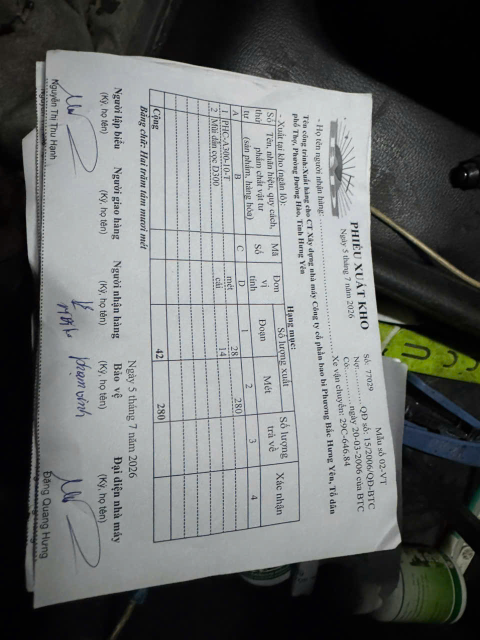
#> input picture safefleet_ai/benchmarks/ocr/fixtures/phieutest.jpg, 960 x 1280 px (shown at 1/2 size)
$ python run_mobile_sim.py ../fixtures/phieutest.jpg
#> lines starting #> are read from the running program, lines starting #| are printed output that depends on the picture; after the words box and inside, x2 and y2 are one past the last pixel; in counts of white or black regions, pixels touching at a corner belong together
### safefleet_ai/service/ocr/pipeline/common.py
from __future__ import annotations

import re
import unicodedata
from dataclasses import dataclass

import cv2
import numpy as np


@dataclass(frozen=True)
class OcrLine:
    text: str
    left: int
    top: int
    right: int
    bottom: int
    confidence: float

    @property
    def height(self) -> int:
        return max(1, self.bottom - self.top)


# [4 lines left out: function fold, not called in this run]


def order_points(points: np.ndarray) -> np.ndarray:
    points = points.astype("float32")
    result = np.zeros((4, 2), dtype="float32")
    sums = points.sum(axis=1)
    differences = np.diff(points, axis=1).reshape(-1)
    result[0] = points[np.argmin(sums)]
    result[2] = points[np.argmax(sums)]
    result[1] = points[np.argmin(differences)]
    result[3] = points[np.argmax(differences)]
    return result


def warp_document(image: np.ndarray) -> np.ndarray:
    """Detect the sheet generically and rectify it without knowing its contents."""
    height, width = image.shape[:2]
    scale = min(1.0, 1400.0 / max(height, width))
    preview = cv2.resize(image, None, fx=scale, fy=scale, interpolation=cv2.INTER_AREA)
    gray = cv2.cvtColor(preview, cv2.COLOR_BGR2GRAY)
    gray = cv2.GaussianBlur(gray, (5, 5), 0)
    # Ngưỡng tương đối thấp giữ lại cả mép giấy bị bóng tối. Các nếp gấp có
    # thể làm contour có hơn bốn đỉnh, nên tăng epsilon dần để lấy tứ giác.
    _, bright = cv2.threshold(gray, 105, 255, cv2.THRESH_BINARY)
    kernel = cv2.getStructuringElement(cv2.MORPH_RECT, (19, 19))
    mask = cv2.morphologyEx(bright, cv2.MORPH_CLOSE, kernel, iterations=2)
    contours, _ = cv2.findContours(mask, cv2.RETR_EXTERNAL, cv2.CHAIN_APPROX_SIMPLE)
    if not contours:
        return image
    candidates = sorted(contours, key=cv2.contourArea, reverse=True)
    page = next(
        (contour for contour in candidates if cv2.contourArea(contour) > preview.size * 0.035),
        candidates[0],
    )
    perimeter = cv2.arcLength(page, True)
    polygon = None
    for epsilon in (0.02, 0.03, 0.04, 0.045, 0.05, 0.06):
        candidate = cv2.approxPolyDP(page, epsilon * perimeter, True)
        if len(candidate) == 4:
            polygon = candidate
            break
    if polygon is None:
        polygon = cv2.approxPolyDP(page, 0.025 * perimeter, True)
    if len(polygon) == 4:
        points = polygon.reshape(4, 2).astype("float32") / scale
    else:
        rectangle = cv2.minAreaRect(page)
        points = cv2.boxPoints(rectangle).astype("float32") / scale

    top_left, top_right, bottom_right, bottom_left = order_points(points)
    target_width = int(
        max(np.linalg.norm(bottom_right - bottom_left), np.linalg.norm(top_right - top_left))
    )
    target_height = int(
        max(np.linalg.norm(top_right - bottom_right), np.linalg.norm(top_left - bottom_left))
    )
    if target_width < width * 0.35 or target_height < height * 0.35:
        return image
    destination = np.array(
        [[0, 0], [target_width - 1, 0], [target_width - 1, target_height - 1], [0, target_height - 1]],
        dtype="float32",
    )
    matrix = cv2.getPerspectiveTransform(
        np.array([top_left, top_right, bottom_right, bottom_left], dtype="float32"),
        destination,
    )
    return cv2.warpPerspective(
        image,
        matrix,
        (target_width, target_height),
        flags=cv2.INTER_CUBIC,
        borderMode=cv2.BORDER_REPLICATE,
    )


def enhance_for_ocr(image: np.ndarray, upscale: float = 2.0) -> np.ndarray:
    gray = cv2.cvtColor(image, cv2.COLOR_BGR2GRAY)
    background = cv2.GaussianBlur(gray, (0, 0), sigmaX=19, sigmaY=19)
    normalized = cv2.divide(gray, background, scale=245)
    normalized = cv2.createCLAHE(clipLimit=1.7, tileGridSize=(8, 8)).apply(normalized)
    if upscale != 1:
        normalized = cv2.resize(
            normalized, None, fx=upscale, fy=upscale, interpolation=cv2.INTER_CUBIC
        )
    return cv2.fastNlMeansDenoising(normalized, None, 7, 7, 21)


def rotate_right_angle(image: np.ndarray, angle: int) -> np.ndarray:
    return {
        0: image,
        90: cv2.rotate(image, cv2.ROTATE_90_CLOCKWISE),
        180: cv2.rotate(image, cv2.ROTATE_180),
        270: cv2.rotate(image, cv2.ROTATE_90_COUNTERCLOCKWISE),
    }[angle]

### safefleet_ai/service/ocr/pipeline/run_tesseract.py
from __future__ import annotations

import argparse
import json
import os
import re
import shutil
import time
from collections import defaultdict
from pathlib import Path

import cv2
import pytesseract
from pytesseract import Output

try:
    from .common import OcrLine, enhance_for_ocr, fold, rotate_right_angle, warp_document
except ImportError:
    from common import OcrLine, enhance_for_ocr, fold, rotate_right_angle, warp_document


AI_ROOT = Path(__file__).resolve().parents[3]
ROOT = AI_ROOT
MODEL_ROOT = Path(os.getenv("OCR_MODEL_DIR", str(AI_ROOT / "models" / "ocr")))
DEFAULT_TESSERACT = Path(
    os.getenv(
        "TESSERACT_CMD",
        shutil.which("tesseract") or r"C:\Program Files\Tesseract-OCR\tesseract.exe",
    )
)
DEFAULT_TESSDATA = MODEL_ROOT / "tessdata_best"


# [13 lines left out: function similarity, not called in this run]


def tesseract_config(tessdata: Path, psm: int) -> str:
    os.environ["TESSDATA_PREFIX"] = str(tessdata.resolve())
    return f'--oem 1 --psm {psm} -c preserve_interword_spaces=1'


def lines_from_data(image, tessdata: Path, psm: int = 11) -> list[OcrLine]:
    data = pytesseract.image_to_data(
        image,
        lang="vie+eng",
        config=tesseract_config(tessdata, psm),
        output_type=Output.DICT,
    )
    groups: dict[tuple[int, int, int], list[int]] = defaultdict(list)
    for index, text in enumerate(data["text"]):
        if text.strip():
            groups[(data["block_num"][index], data["par_num"][index], data["line_num"][index])].append(index)
    lines: list[OcrLine] = []
    for indexes in groups.values():
        indexes.sort(key=lambda index: data["left"][index])
        text = " ".join(data["text"][index].strip() for index in indexes)
        left = min(data["left"][index] for index in indexes)
        top = min(data["top"][index] for index in indexes)
        right = max(data["left"][index] + data["width"][index] for index in indexes)
        bottom = max(data["top"][index] + data["height"][index] for index in indexes)
        confidences = [float(data["conf"][index]) for index in indexes if float(data["conf"][index]) >= 0]
        lines.append(OcrLine(text, left, top, right, bottom, sum(confidences) / max(1, len(confidences))))
    return sorted(lines, key=lambda line: (line.top, line.left))


# [6 lines left out: function orientation_score, not called in this run]


def choose_orientation(image, tessdata: Path):
    scored = []
    for angle in (0, 90, 180, 270):
        candidate = rotate_right_angle(image, angle)
        preview = enhance_for_ocr(candidate, upscale=1.25)
        lines = lines_from_data(preview, tessdata, psm=11)
        scored.append((orientation_score(lines), angle, candidate, lines))
    return max(scored, key=lambda item: item[0])


# [85 lines left out: functions strip_project_label, project_anchor_score, extract_project, run, main, not called in this run]


# [2 lines that do not run on import are left out]

### safefleet_ai/benchmarks/ocr/mobile_simulation/run_mobile_sim.py
from __future__ import annotations

import argparse
import json
import os
import sys
import time
from pathlib import Path

import cv2
import pytesseract


ROOT = Path(__file__).resolve().parents[1]
SERVER = ROOT / "server"
sys.path.insert(0, str(SERVER))

from common import enhance_for_ocr, warp_document  # noqa: E402
from run_tesseract import choose_orientation, extract_project, lines_from_data  # noqa: E402


DEFAULT_TESSERACT = Path(r"C:\Program Files\Tesseract-OCR\tesseract.exe")
DEFAULT_TESSDATA = ROOT / "models" / "tessdata_fast"


def run(image_path: Path, output_path: Path, tessdata: Path) -> dict:
    started = time.perf_counter()
    source = cv2.imread(str(image_path))
    if source is None:
        raise FileNotFoundError(image_path)
    height, width = source.shape[:2]
    scale = min(1.0, 1280 / max(height, width))
    if scale < 1:
        source = cv2.resize(source, None, fx=scale, fy=scale, interpolation=cv2.INTER_AREA)

    # Mô phỏng ngân sách mobile: model fast, ảnh giới hạn 1280 px, chỉ một
    # lượt OCR cuối và tăng cường nhẹ; không dùng VietOCR hoặc ensemble theo dòng.
    page = warp_document(source)
    _, orientation, oriented, _ = choose_orientation(page, tessdata)
    prepared = enhance_for_ocr(oriented, upscale=1.25)
    lines = lines_from_data(prepared, tessdata, psm=11)
    payload = {
        "engine": "mobile_simulation_tesseract_fast_vie_eng",
        "simulation": True,
        "limitations": [
            "Không phải phép đo Google ML Kit thật",
            "Giới hạn cạnh dài 1280 px",
            "Không có VietOCR và dewarp riêng từng dòng",
        ],
        "elapsed_ms": round((time.perf_counter() - started) * 1000),
        "orientation_degrees": orientation,
        "fields": {"project_address": extract_project(lines)},
        "raw_lines": [line.__dict__ for line in lines],
    }
    output_path.parent.mkdir(parents=True, exist_ok=True)
    output_path.write_text(json.dumps(payload, ensure_ascii=False, indent=2) + "\n", encoding="utf-8")
    return payload


def main() -> int:
    parser = argparse.ArgumentParser()
    parser.add_argument("image", type=Path)
    parser.add_argument("--output", type=Path, default=ROOT / "results" / "mobile_simulation.json")
    parser.add_argument("--tesseract", type=Path, default=DEFAULT_TESSERACT)
    parser.add_argument("--tessdata", type=Path, default=DEFAULT_TESSDATA)
    args = parser.parse_args()
    pytesseract.pytesseract.tesseract_cmd = str(args.tesseract)
    os.environ["TESSDATA_PREFIX"] = str(args.tessdata.resolve())
    print(json.dumps(run(args.image, args.output, args.tessdata), ensure_ascii=False, indent=2))
#> in run, source is the input picture: shape (1280, 960, 3); mean B, G, R 110, 110.7, 107.7
#> in warp_document, `gray = cv2.cvtColor(preview, cv2.COLOR_BGR2GRAY)`:
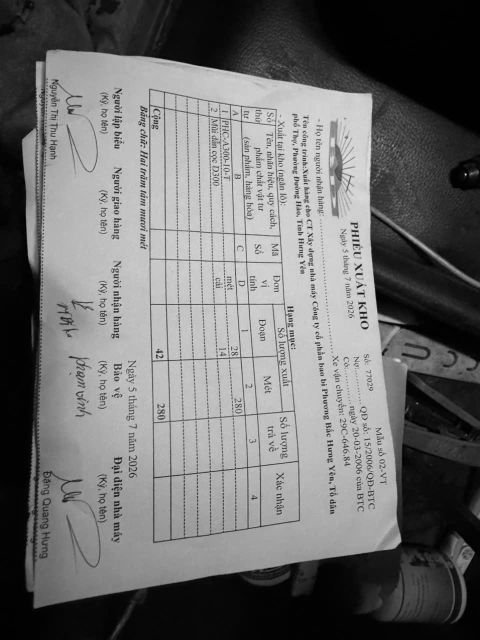
#> gray: shape (1280, 960) (shown at 1/2 size); min 0, max 245, mean 109.8
#> in warp_document, `_, bright = cv2.threshold(gray, 105, 255, cv2.THRESH_BINARY)`:
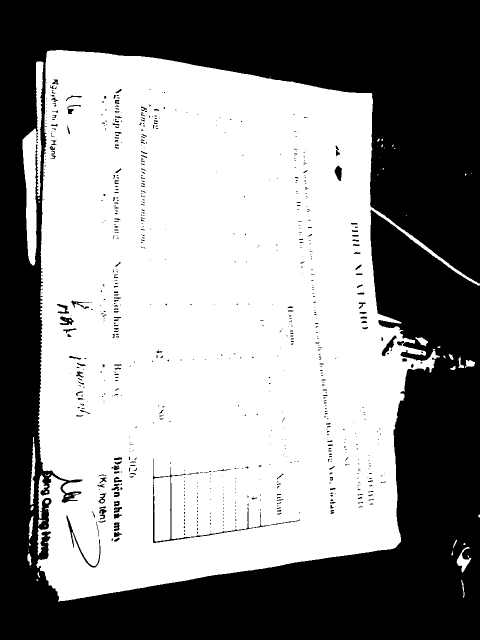
#> bright: shape (1280, 960) (shown at 1/2 size); 56.5% white; 750 black regions (619 under 20 px), largest, box (x1, y1, x2, y2) and area: (0, 0, 960, 1280) 522394, (306, 917, 541, 1086) 1331, (133, 1031, 201, 1135) 583
#> in warp_document, `mask = cv2.morphologyEx(bright, cv2.MORPH_CLOSE, kernel, iterations=2)`:
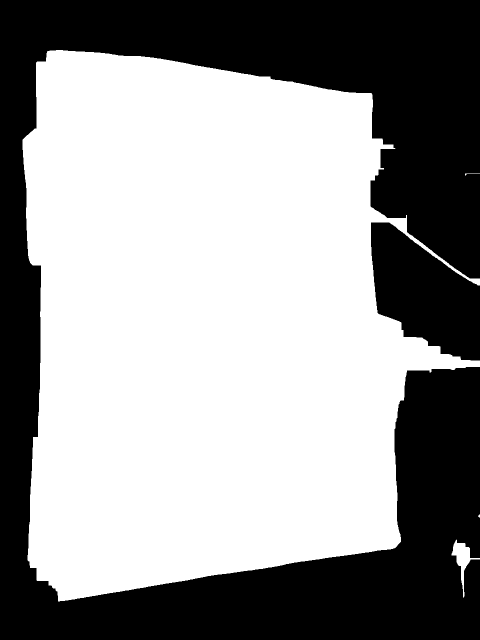
#> mask: shape (1280, 960) (shown at 1/2 size); 59.1% white; 2 black regions
#> in warp_document, `contours, _ = cv2.findContours(mask, cv2.RETR_EXTERNAL, cv2.CHAIN_APPR..`: contours = 4 contours, 2 with area under 20; largest, box (x1, y1, x2, y2) and area: (45, 100, 960, 1203) 721896, (903, 1079, 960, 1196) 1540
#> in warp_document, `candidates = sorted(contours, key=cv2.contourArea, reverse=True)`: candidates has the same summary as contours
#> in warp_document, `page = next( (contour for contour in candidates if cv2.contourArea(con..`: page = contour of 927 points, box (x1, y1, x2, y2) (45, 100, 960, 1203), area 721896
#> in warp_document, `perimeter = cv2.arcLength(page, True)`: perimeter = 4568.7
#> the loop in warp_document, `for epsilon in (0.02, 0.03, 0.04, 0.045, 0.05, 0.06):` made 4 passes
#> polygon on pass 4: [[95, 102], [73, 1160], [790, 1095], [743, 187]]
#> in warp_document, `points = polygon.reshape(4, 2).astype("float32") / scale`: points = [[95, 102], [73, 1160], [790, 1095], [743, 187]]
#> in order_points, `sums = points.sum(axis=1)`: sums = [197, 1233, 1885, 930]
#> in order_points, `differences = np.diff(points, axis=1).reshape(-1)`: differences = [7, 1087, 305, -556]
#> in warp_document, `top_left, top_right, bottom_right, bottom_left = order_points(points)`: top_left = [95, 102]; top_right = [743, 187]; bottom_right = [790, 1095]; bottom_left = [73, 1160]
#> in warp_document, `target_width = int( max(np.linalg.norm(bottom_right - bottom_left), np..`: target_width = 719
#> in warp_document, `target_height = int( max(np.linalg.norm(top_right - bottom_right), np...`: target_height = 1058
#> in warp_document, `destination = np.array( [[0, 0], [target_width - 1, 0], [target_width ..`: destination = [[0, 0], [718, 0], [718, 1057], [0, 1057]]
#> in warp_document, `matrix = cv2.getPerspectiveTransform( np.array([top_left, top_right, b..`: matrix = [[0.945, 0.0196, -91.77], [-0.145, 1.1, -98.84], [-0.000222, 0.000107, 1]]
#> in warp_document, `return cv2.warpPerspective( image, matrix, (target_width, target_heigh..`:
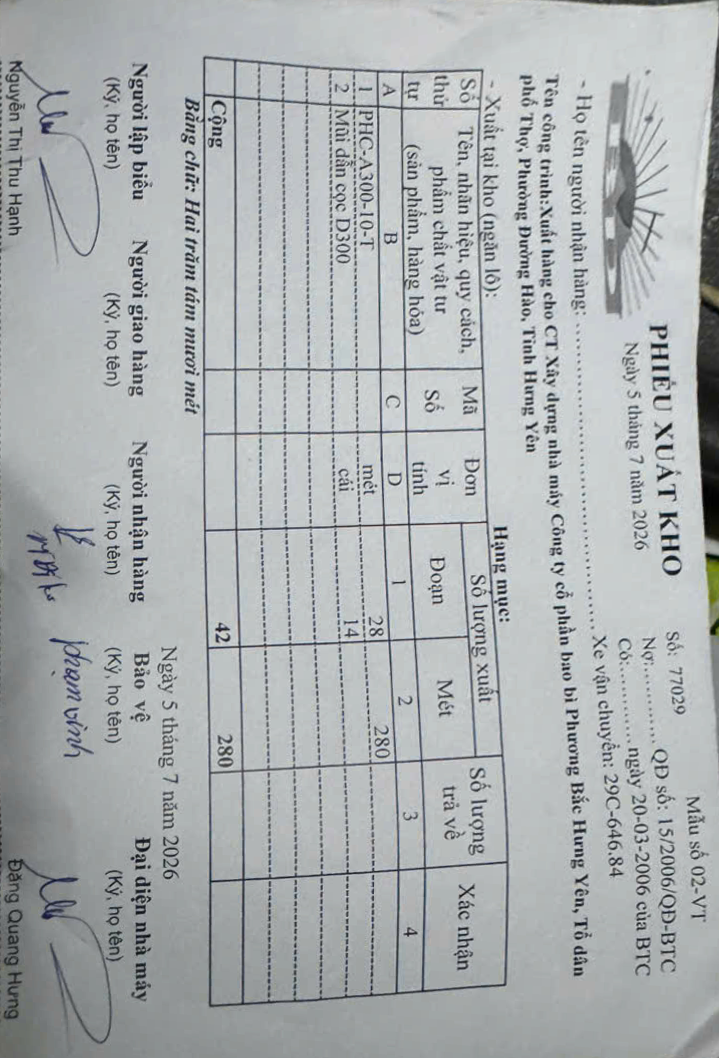
#> returned value: shape (1058, 719, 3); mean of channels 0, 1, 2 177.6, 176.2, 171.9; drawn as B, G, R
#> the loop in choose_orientation, `for angle in (0, 90, 180, 270):` made 1 pass
#> pass 1, in enhance_for_ocr, `background = cv2.GaussianBlur(gray, (0, 0), sigmaX=19, sigmaY=19)`:
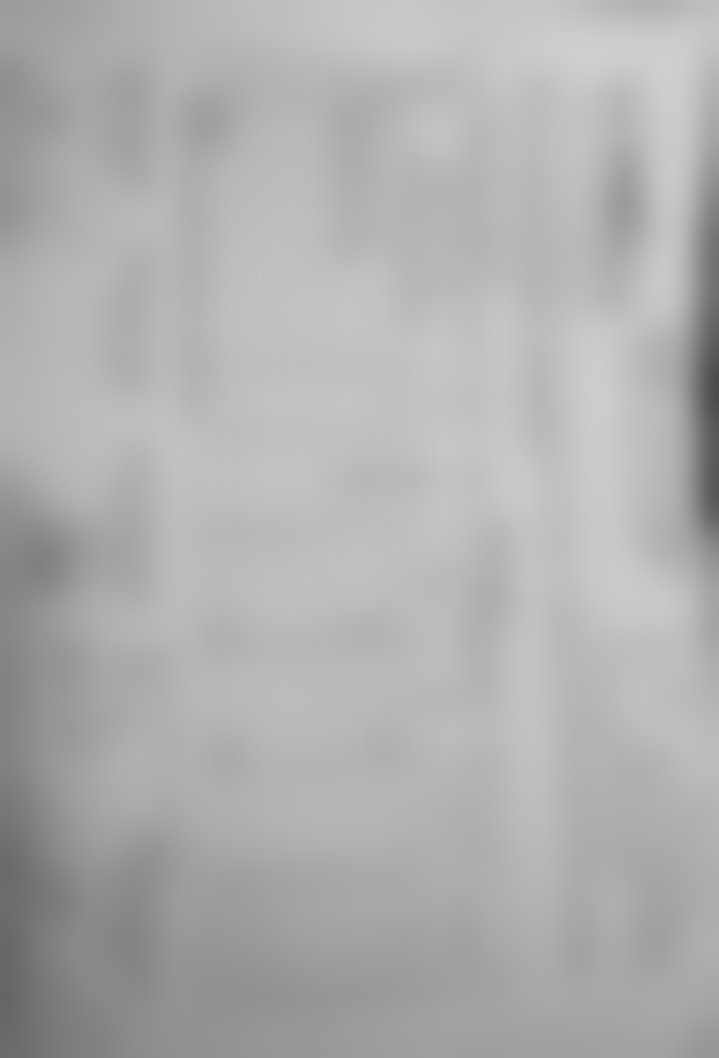
#> background: shape (1058, 719); min 75, max 207, mean 175.2
#> pass 1, in enhance_for_ocr, `normalized = cv2.createCLAHE(clipLimit=1.7, tileGridSize=(8, 8)).apply..`:
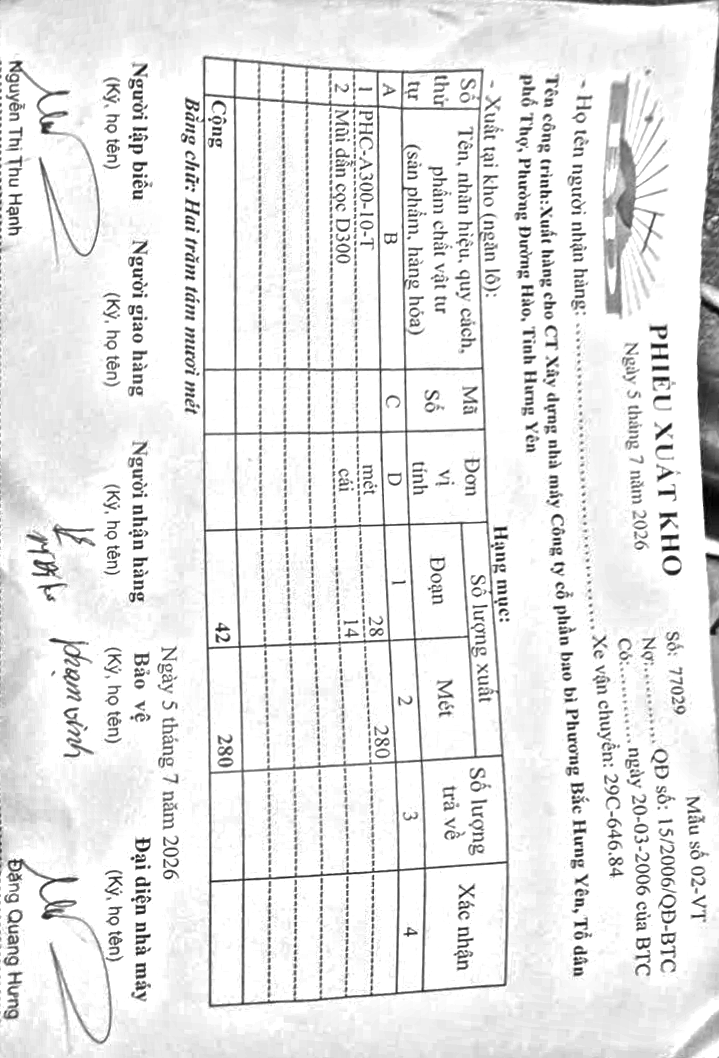
#> normalized: shape (1058, 719); min 1, max 255, mean 233.3
#> after the loop in choose_orientation, `for angle in (0, 90, 180, 270):`:
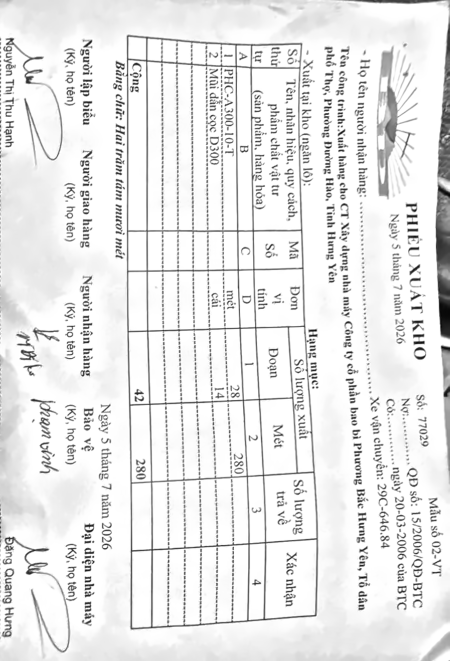
#> preview: shape (1322, 899) (shown at 1/2 size); min 1, max 255, mean 233.1
#> after the loop in choose_orientation, `for angle in (0, 90, 180, 270):`: scored = []
#> (the call stopped at in lines_from_data, `data = pytesseract.image_to_data( image, lang="vie+eng", config=tesser..`: pytesseract is not available in this run)
    return 0


if __name__ == "__main__":
    raise SystemExit(main())
#> (the program exits here)
